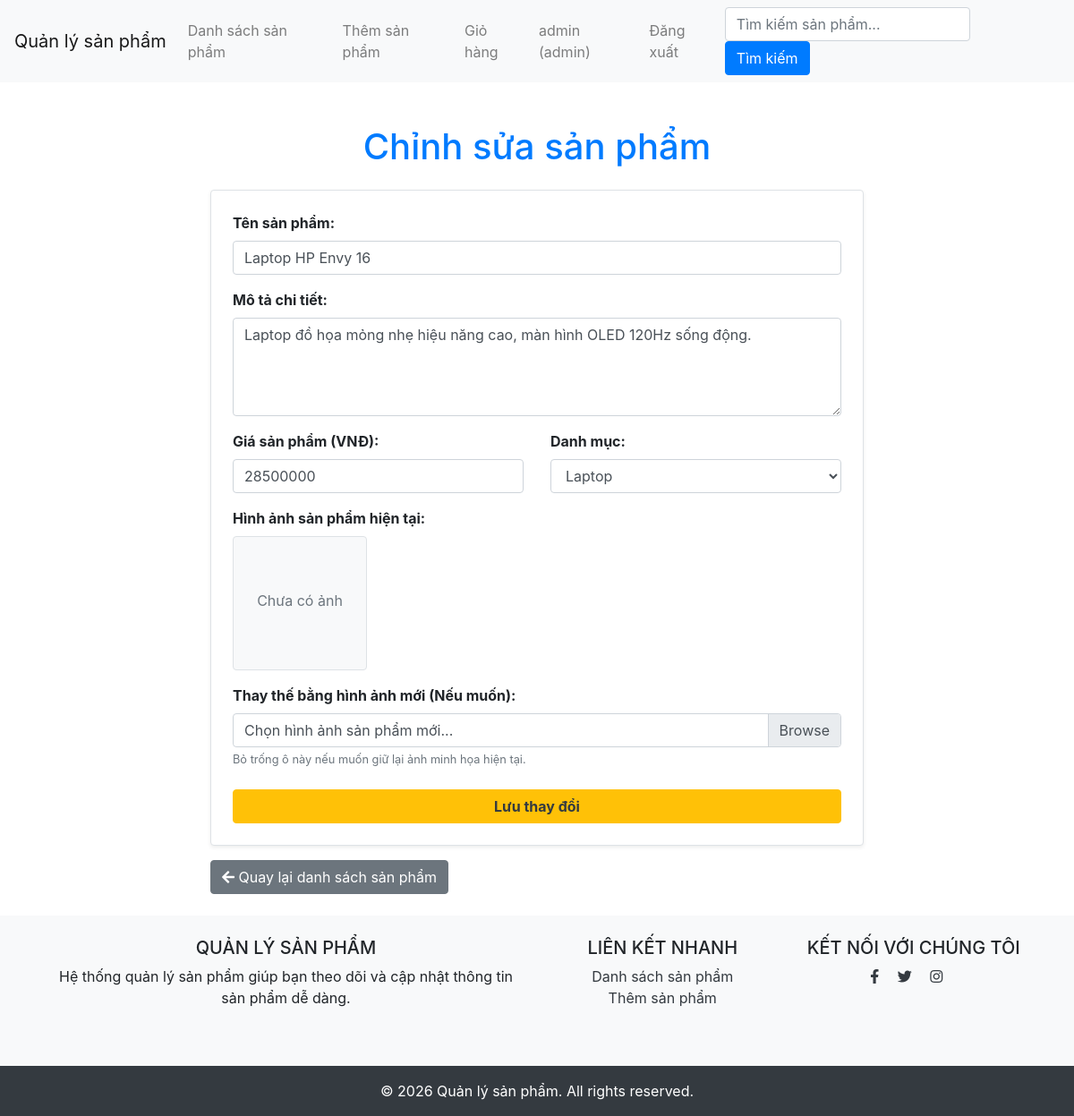
/Product/edit/20 (signed in), run on the app's committed database.
### tables this page shows
CREATE TABLE if NOT EXISTS Product
(
    Id INT auto_increment PRIMARY KEY,
    Name VARCHAR(100) NOT NULL,
    Description TEXT,
    Price DECIMAL(10, 2) NOT NULL,
    Image VARCHAR(255) default NULL,
    Category_Id INT,
    FOREIGN KEY (Category_Id) references Category(Id) ON DELETE cascade        
);

CREATE TABLE if NOT EXISTS Category
(
    Id INT auto_increment PRIMARY KEY,
    Name VARCHAR(100) NOT NULL,
    Description TEXT
);

### index.php (called while the page is built, shortened)
<?php
require_once 'app/models/ProductModel.php';
$url = $_GET['url'] ?? '';
$url = rtrim($url, '/');
$url = filter_var($url, FILTER_SANITIZE_URL);
$url = explode('/', $url);
$action = isset($url[1]) && $url[1] != '' ? $url[1] : 'index';
$controller = new $controllerName();
call_user_func_array([$controller, $action], array_slice($url, 2));
?>

### app/config/database.php (called while the page is built, shortened)
<?php
class Database {
    private $host = "localhost";
    private $db_name = "my_store";
    private $username = "root";
    private $password = "";
    public function getConnection() {
        $this->conn = null;
        try {
            $this->conn = new PDO("mysql:host=" . $this->host . ";dbname=" . $this->db_name, $this->username, $this->password);
            $this->conn->setAttribute(PDO::ATTR_ERRMODE, PDO::ERRMODE_EXCEPTION);
            $this->conn->exec("set names utf8");
        } catch(PDOException $exception) {
            echo "Connection error: " . $exception->getMessage();
        }
        return $this->conn;
    }
}
?>

### app/models/ProductModel.php (called while the page is built, shortened)
<?php
class ProductModel {
    private $conn;
    private $table_name = "Product";
    public function __construct($db) {
        $this->conn = $db;
    }
    public function getProductById($id) {
        $query = "SELECT p.Id as id, p.Name as name, p.Description as description, p.Price as price, p.Image as image, p.Category_Id as category_id, c.Name as category_name
                  FROM " . $this->table_name . " p
                  LEFT JOIN Category c ON p.Category_Id = c.Id
                  WHERE p.Id = :id";
        $stmt = $this->conn->prepare($query);
        $stmt->bindParam(':id', $id);
        $stmt->execute();
        $result = $stmt->fetch(PDO::FETCH_OBJ);
        return $result;
    }
}
?>

### app/models/CategoryModel.php (called while the page is built)
<?php
class CategoryModel {
    private $conn;
    private $table_name = "Category";
    public function __construct($db) {
        $this->conn = $db;
    }
    public function getCategories() {
        $query = "SELECT Id as id, Name as name, Description as description FROM " . $this->table_name;
        $stmt = $this->conn->prepare($query);
        $stmt->execute();
        $result = $stmt->fetchAll(PDO::FETCH_OBJ);
        return $result;
    }
}
?>

### app/views/product/edit.php (the view, shortened to what this page needs)
<?php include 'app/views/shares/header.php'; ?>
<div class="row">
    <div class="col-md-8 offset-md-2">
        <h1 class="my-4 text-center text-primary">Chỉnh sửa sản phẩm</h1>
        <form method="POST" action="<?php echo BASE_PATH; ?>/Product/update" enctype="multipart/form-data" onsubmit="return validateForm();" class="shadow-sm p-4 rounded bg-white border">
            <div class="form-group">
                <label for="name" class="font-weight-bold">Tên sản phẩm:</label>
                <input type="text" id="name" name="name" class="form-control" value="<?php echo htmlspecialchars($product->name, ENT_QUOTES, 'UTF-8'); ?>" required>
            </div>
            <div class="form-group">
                <label for="description" class="font-weight-bold">Mô tả chi tiết:</label>
                <textarea id="description" name="description" class="form-control" rows="4" required><?php echo htmlspecialchars($product->description, ENT_QUOTES, 'UTF-8'); ?></textarea>
            </div>
            <div class="row">
                <div class="col-md-6 col-sm-12">
                    <div class="form-group">
                        <label for="price" class="font-weight-bold">Giá sản phẩm (VNĐ):</label>
                        <input type="number" id="price" name="price" class="form-control" step="1000" value="<?php echo htmlspecialchars((int)$product->price, ENT_QUOTES, 'UTF-8'); ?>" required>
                    </div>
                </div>
                <div class="col-md-6 col-sm-12">
                    <div class="form-group">
                        <label for="category_id" class="font-weight-bold">Danh mục:</label>
                        <select id="category_id" name="category_id" class="form-control" required>
                            <?php foreach ($categories as $category): ?>
                                <option value="<?php echo $category->id; ?>" <?php echo $category->id == $product->category_id ? 'selected' : ''; ?>>
                                    <?php echo htmlspecialchars($category->name, ENT_QUOTES, 'UTF-8'); ?>
                                </option>
                            <?php endforeach; ?>
                        </select>
                    </div>
                </div>
            </div>
            <div class="form-group">
                <label class="font-weight-bold">Hình ảnh sản phẩm hiện tại:</label>
                <div class="mb-3">
                    <?php if (!empty($product->image) && file_exists('public/images/' . $product->image)): ?>
                        <img src="<?php echo BASE_PATH; ?>/public/images/<?php echo $product->image; ?>" alt="<?php echo htmlspecialchars($product->name, ENT_QUOTES, 'UTF-8'); ?>" class="img-thumbnail" style="max-height: 150px; object-fit: contain;">
                    <?php else: ?>
                        <div class="p-3 bg-light text-muted border rounded text-center d-inline-block" style="width: 150px; height: 150px; line-height: 110px;">
                            Chưa có ảnh
                        </div>
                    <?php endif; ?>
                </div>
                <label for="image" class="font-weight-bold">Thay thế bằng hình ảnh mới (Nếu muốn):</label>
                <div class="custom-file">
                    <label class="custom-file-label" for="image">Chọn hình ảnh sản phẩm mới...</label>
                </div>
                <small class="form-text text-muted">Bỏ trống ô này nếu muốn giữ lại ảnh minh họa hiện tại.</small>
            </div>
            <button type="submit" class="btn btn-warning btn-block mt-4 text-dark font-weight-bold">Lưu thay đổi</button>
        </form>
        <a href="<?php echo BASE_PATH; ?>/Product/" class="btn btn-secondary mt-3"><i class="fas fa-arrow-left"></i> Quay lại danh sách sản phẩm</a>
    </div>
</div>
<?php include 'app/views/shares/footer.php'; ?>

### data on the page
product: name "Laptop HP Envy 16", description "Laptop đồ họa mỏng nhẹ hiệu năng cao, màn hình OLED 120Hz sống động.", price "28500000", category_id "Laptop"

### other printed values
$_SESSION['username'] "admin"
SessionHelper::getRole() "admin"
